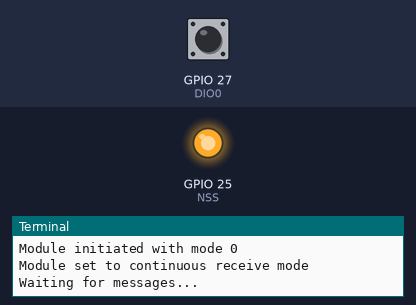
This program was run on a simulated Raspberry Pi (BCM pin numbers). Shown: output pins drawn as LEDs (lit = HIGH), the last lines printed to the terminal. The test bench sets the inputs (shaded band); at power-on: GPIO 27 (DIO0) LOW. No radio messages arrive unless stated (any console line starting 'radio sent:' is added by the test bench); the clock reads 2024-03-15 10:24:30 at power-on unless the program sets it; pins used as bus, display or sensor lines are not drawn. At 9.7 s the program stops and its outputs stay as they are.

Above: at 1.5 s.
1.6 s: GPIO 27 (DIO0) pulled HIGH for 3.2 s
At 10.1 s:
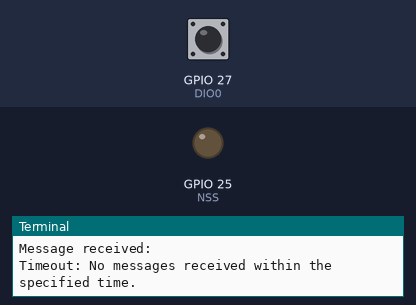
Timing chart, 0 to 11.2 s (numbered marks = the images above; inputs shaded):
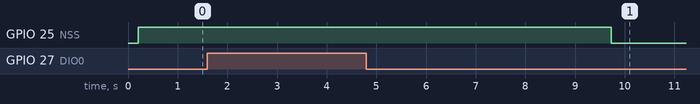

The program:

receiver.py
```python
import spidev
from gpiozero import OutputDevice, InputDevice
from time import sleep, time

# Pin configuration
RST_PIN                     = 22
DIO0_PIN                    = 27
CS_PIN                      = 25

#SPI configuration
SPI_FREQUENCY               = 8000000 # 8 MHz

#LoRa configuration
FREQUENCY                   = 433  # MHz
F_XOSC                      = 32   # MHz
BANDWIDTH                   = 0x90 # 500 Hz
SPREADING_FACTOR            = 0x70 # 7
CODING_RATE                 = 0x02 # 4/5

# registers from arduino's LoRa.cpp
REG_FIFO                    = 0x00
REG_OP_MODE                 = 0x01
REG_FRF_MSB                 = 0x06
REG_FRF_MID                 = 0x07
REG_FRF_LSB                 = 0x08
REG_PA_CONFIG               = 0x09
REG_OCP                     = 0x0b
REG_LNA                     = 0x0c
REG_FIFO_ADDR_PTR           = 0x0d
REG_FIFO_TX_BASE_ADDR       = 0x0e
REG_FIFO_RX_BASE_ADDR       = 0x0f
REG_FIFO_RX_CURRENT_ADDR    = 0x10
REG_IRQ_FLAGS               = 0x12
REG_RX_NB_BYTES             = 0x13
REG_PKT_SNR_VALUE           = 0x19
REG_PKT_RSSI_VALUE          = 0x1a
REG_RSSI_VALUE              = 0x1b
REG_MODEM_CONFIG_1          = 0x1d
REG_MODEM_CONFIG_2          = 0x1e
REG_PREAMBLE_MSB            = 0x20
REG_PREAMBLE_LSB            = 0x21
REG_PAYLOAD_LENGTH          = 0x22
REG_MODEM_CONFIG_3          = 0x26
REG_FREQ_ERROR_MSB          = 0x28
REG_FREQ_ERROR_MID          = 0x29
REG_FREQ_ERROR_LSB          = 0x2a
REG_RSSI_WIDEBAND           = 0x2c
REG_DETECTION_OPTIMIZE      = 0x31
REG_INVERTIQ                = 0x33
REG_DETECTION_THRESHOLD     = 0x37
REG_SYNC_WORD               = 0x39
REG_INVERTIQ2               = 0x3b
REG_DIO_MAPPING_1           = 0x40
REG_DIO_MAPPING_2           = 0x41
REG_VERSION                 = 0x42
REG_PA_DAC                  = 0x4d

# modes
MODE_LONG_RANGE_MODE        = 0x80
MODE_SLEEP                  = 0x00
MODE_STDBY                  = 0x01
MODE_TX                     = 0x03
MODE_RX_CONTINUOUS          = 0x05
MODE_RX_SINGLE              = 0x06

# PA config
PA_BOOST                    = 0x80
PA_OPTIMAL_POWER                    = 0x8F

LNA                         = 0x23
MAX_PAYLOADLENGHT           = 0x01
PACKET_CONFIG_2             = 0xC3
DIO_MAPPING_1               = 0x00

# IRQ masks
IRQ_TX_DONE_MASK            = 0x08
IRQ_PAYLOAD_CRC_ERROR_MASK  = 0x20
IRQ_RX_DONE_MASK            = 0x40

RF_MID_BAND_THRESHOLD       = 525E6
RSSI_OFFSET_HF_PORT         = 157
RSSI_OFFSET_LF_PORT         = 164

MAX_PKT_LENGTH              = 255

# GPIO setup using gpiozero
def set_pins(CS_PIN, RST_PIN, DIO0_PIN):
    NSS = OutputDevice(CS_PIN)
    RST = OutputDevice(RST_PIN)
    DIO0 = InputDevice(DIO0_PIN)
    return NSS, RST, DIO0

# SPI setup
def set_spi(frequency):
    spi=spidev.SpiDev()
    spi.open(0,0)
    spi.max_speed_hz = frequency
    return spi

# Write to a register
def write_register(address, data):
    cs_pin.off()
    spi.writebytes([address | 0x80, data])
    cs_pin.on()
    sleep(0.01)

# Read from a register
def read_register(address):
    cs_pin.off()
    spi.writebytes([address & 0x7F])
    response = spi.readbytes(1)
    cs_pin.on()
    return response[0]

# Reset LoRa module
def reset_lora():
    reset_pin.off()
    sleep(0.1)
    reset_pin.on()

# Initialize LoRa module
def begin():
    reset_lora()
    sleep(0.1)

    write_register(REG_OP_MODE, MODE_LONG_RANGE_MODE | MODE_SLEEP)
    write_register(REG_OP_MODE, MODE_LONG_RANGE_MODE | MODE_STDBY)

    write_register(REG_PA_CONFIG, PA_OPTIMAL_POWER)

    frf = int((FREQUENCY*(2**19))/F_XOSC)
    print(f"FRF (DEC): {frf}")
    print(f"FRF (HEX): {hex(frf)}")
    msb = (frf >> 16) & 0xFF   # RegFrfMsb
    mid = (frf >> 8) & 0xFF    # RegFrfMid
    lsb = frf & 0xFF           # RegFrfLsb
    print(f"RegFrfMsb (MSB): {msb} DEC), {hex(msb)} (HEX)")
    print(f"RegFrfMid (MID): {mid} (DEC), {hex(mid)} (HEX)")
    print(f"RegFrfLsb (LSB): {lsb} (DEC), {hex(lsb)} (HEX)")

    write_register(REG_FRF_MSB, msb)
    write_register(REG_FRF_MID, mid)
    write_register(REG_FRF_LSB, lsb)

    write_register(REG_MODEM_CONFIG_1, BANDWIDTH | CODING_RATE)
    write_register(REG_MODEM_CONFIG_2, SPREADING_FACTOR)

    write_register(REG_DIO_MAPPING_1, DIO_MAPPING_1)
    write_register(REG_DETECTION_OPTIMIZE, PACKET_CONFIG_2)
    write_register(REG_LNA, LNA)

def check(REG):
    return read_register(REG)

# Imposta il modulo in modalità ricezione continua
def set_module_on_receive():
    write_register(REG_OP_MODE, MODE_LONG_RANGE_MODE | MODE_RX_CONTINUOUS)
    print("Module set to continuous receive mode")

# Funzione per gestire la ricezione di un messaggio
def on_receive():
    # Legge il numero di byte ricevuti
    nb_bytes = read_register(REG_RX_NB_BYTES)
    print(f"Received {nb_bytes} bytes")

    # Leggi il messaggio dal registro FIFO
    message = []
    for _ in range(nb_bytes):
        message.append(read_register(REG_FIFO))

    # Ricostruire il messaggio in una stringa (se i dati sono ASCII)
    reconstructed_message = ''.join(chr(byte) for byte in message)
    print(f"Message received: {reconstructed_message}")

    # Ripulisci il buffer (resetta il registro IRQ)
    write_register(REG_IRQ_FLAGS, 0xFF)  # Resetta tutti i flag di interrupt

def receive(timeout):
    set_module_on_receive()
    print(f"Waiting for messages...")

    start_time = time()  # Registra il tempo di inizio
    while True:
        if dio0_pin.is_active:  # Controlla se DIO0 è attivo
            on_receive()  # Gestisci la ricezione del messaggio
            start_time = time()
        elif time() - start_time > timeout:  # Controlla il timeout
            print("Timeout: No messages received within the specified time.")
            break  # Esci dal ciclo in caso di timeout
        sleep(0.1)  # Aspetta un attimo prima di controllare di nuovo

try:
    cs_pin, reset_pin, dio0_pin = set_pins(CS_PIN, RST_PIN, DIO0_PIN)
    spi = set_spi(SPI_FREQUENCY)

    begin()
    print(f"Module initiated with mode {check(REG_OP_MODE)}")

    receive(timeout=5)

except KeyboardInterrupt:
    spi.close()
```

Measured:
- after the input at 1.6 s, GPIO 25 (NSS): HIGH → LOW after 8.1 s instead of 3.7 s
